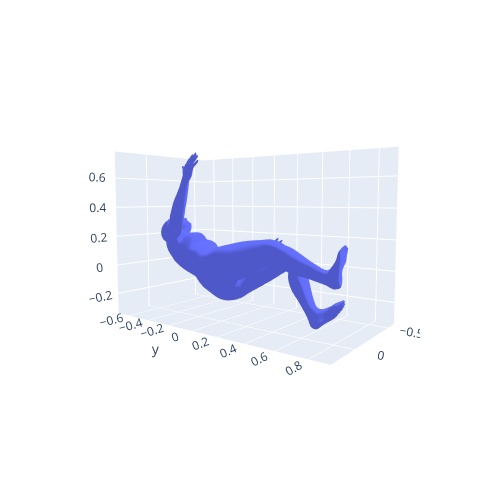

The cell this chart's notebook holds for it:
### Code cell
mesh = buildMesh(verts.reshape(verts.shape[1], verts.shape[2]), faces)
layout = buildLayout()
fig = go.Figure(data=[mesh], layout=layout)
iplot(fig)

### Figure 1 — Plotly figure (JSON) as saved in the notebook; plotly's stock layout.template omitted (floating-point values rounded to 4 significant figures; data arrays with more than 128 entries replaced by an {"elided": "..."} marker saying what was removed)
{"data": [{"i": {"elided": "13776 int values"}, "j": {"elided": "13776 int values"}, "k": {"elided": "13776 int values"}, "name": "", "showscale": false, "type": "mesh3d", "x": {"elided": "6890 float values"}, "y": {"elided": "6890 float values"}, "z": {"elided": "6890 float values"}}], "layout": {"height": 500, "margin": {"t": 50}, "scene": {"aspectmode": "data", "camera": {"eye": {"x": 2, "y": 1.5, "z": 0.2}}}, "width": 500}}
